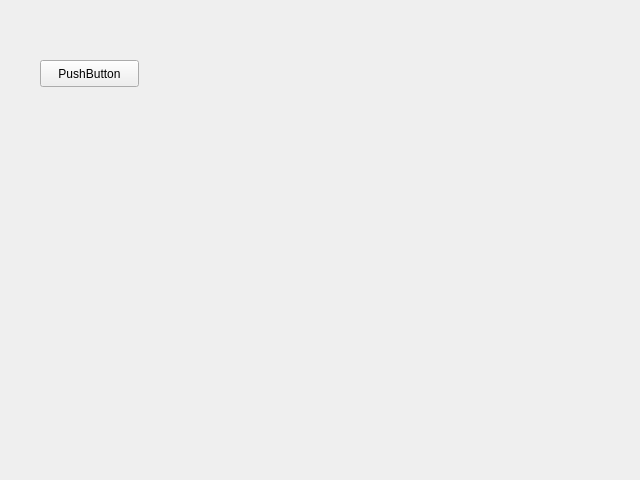
<?xml version="1.0" encoding="UTF-8"?>
<ui version="4.0">
 <class>MainAreaForm</class>
 <widget class="QStackedWidget" name="MainAreaForm">
  <property name="geometry">
   <rect>
    <x>0</x>
    <y>0</y>
    <width>640</width>
    <height>480</height>
   </rect>
  </property>
  <property name="windowTitle">
   <string>StackedWidget</string>
  </property>
  <widget class="NotesBrowserForm" name="page1">
   <widget class="QPushButton" name="pushButton">
    <property name="geometry">
     <rect>
      <x>40</x>
      <y>60</y>
      <width>99</width>
      <height>27</height>
     </rect>
    </property>
    <property name="text">
     <string>PushButton</string>
    </property>
   </widget>
  </widget>
  <widget class="QWidget" name="page"/>
 </widget>
 <customwidgets>
  <customwidget>
   <class>NotesBrowserForm</class>
   <extends>QWidget</extends>
   <header>GUI/NotesBrowserForm.h</header>
   <container>1</container>
  </customwidget>
 </customwidgets>
 <resources/>
 <connections/>
</ui>
